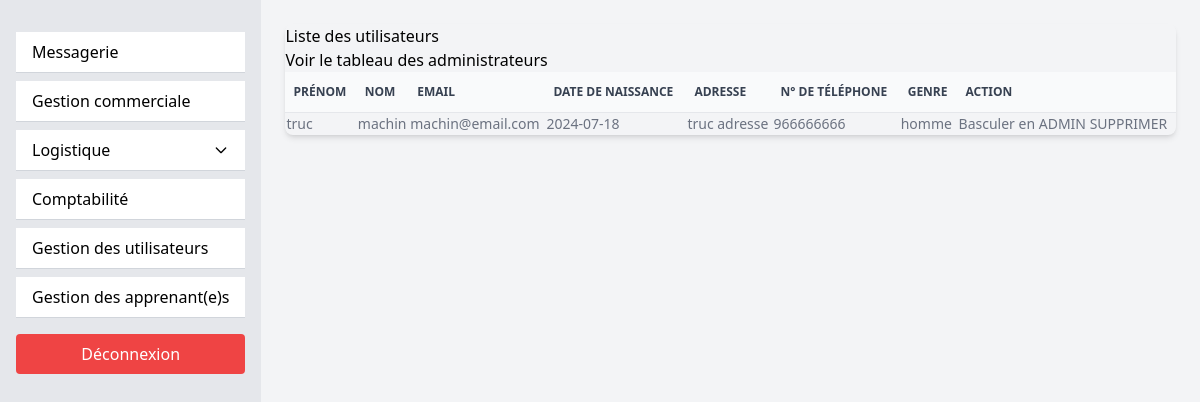
Page /back_office/userlist.php on the committed database.
### tables this page shows
CREATE TABLE `users` (
  `id` int NOT NULL,
  `first_name` varchar(255) NOT NULL,
  `last_name` varchar(255) NOT NULL,
  `password` varchar(255) NOT NULL,
  `birth_date` date NOT NULL,
  `adress` varchar(255) NOT NULL,
  `phone_number` int NOT NULL,
  `email` varchar(255) NOT NULL,
  `genre` varchar(255) NOT NULL,
  `role` varchar(255) NOT NULL DEFAULT 'utilisateur'
);

### src/back_office/userlist.php (the view, shortened to what this page needs)
<?php
require_once("../connect.php");
$sql = "SELECT * FROM `users`";
$query = $db->prepare($sql);
$query->execute();
$users = $query->fetchAll(PDO::FETCH_ASSOC);
?>
<!doctype html>
<html lang="fr">
<head>
  <link rel="stylesheet" href="../styles/output.css">
  <link rel="stylesheet" href="../styles/reset.css">
</head>
<body class="flex min-h-screen bg-gray-100">
  <?php include('navback.php'); ?>
  <div class="flex-1 p-6">
    <div id="liste_produit" class="relative overflow-x-auto shadow-md sm:rounded-lg">
      <h1>Liste des utilisateurs</h1>
      <a href="adminList.php">Voir le tableau des administrateurs</a>
      <table class="w-full text-sm text-left rtl:text-right text-gray-500">
        <thead class="text-xs text-gray-700 uppercase bg-gray-50 border-b">
          <tr>
            <th scope="col" class="px-2 py-3">Prénom</th>
            <th scope="col" class="px-2 py-3">Nom</th>
            <th scope="col" class="px-2 py-3">Email</th>
            <th scope="col" class="px-2 py-3">Date de naissance</th>
            <th scope="col" class="px-2 py-3">Adresse</th>
            <th scope="col" class="px-2 py-3">N° de téléphone</th>
            <th scope="col" class="px-2 py-3">Genre</th>
            <th scope="col" class="px-2 py-3">Action</th>
          </tr>
        </thead>
        <tbody>
          <?php foreach ($users as $user): ?>
            <tr>
              <td><?=$user["first_name"]?></td>
              <td><?=$user["last_name"]?></td>
              <td><?=$user["email"]?></td>
              <td><?=$user["birth_date"]?></td>
              <td><?=$user["adress"]?></td>
              <td><?=$user["phone_number"]?></td>
              <td><?=$user["genre"]?></td>
              <td>
                <a href="#" onclick="confirmAdminTransfer(<?= $user['id'] ?>)">Basculer en ADMIN</a>
                <a href="deleteUser.php?id=<?= $user['id']?>">SUPPRIMER</a>
              </td>
            </tr>
          <?php endforeach; ?>
        </tbody>
      </table>
    </div>
  </div>
</body>
</html>

### rows in the picture
users: first_name "truc", last_name "machin", email "machin@email.com", birth_date "2024-07-18", adress "truc adresse", phone_number "966666666", genre "homme"
